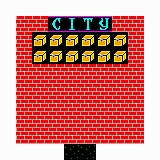

Below is a game level as drawn by its tile map, then a one-line description and the .tmx that defines it (tile-layer data replaced by summaries):
An orthogonal 10x10 tile map with 16x16 px tiles, 2 tile layers (floorLayer, cityLayer).

<map version="1.2" tiledversion="1.2.3" orientation="orthogonal" renderorder="right-down" width="10" height="10" tilewidth="16" tileheight="16" infinite="0" nextlayerid="3" nextobjectid="1">
 <tileset firstgid="1" name="ultima" tilewidth="16" tileheight="16" tilecount="256" columns="16">
  <image source="ultima.gif" width="256" height="256" />
  <tile id="4">
   <properties>
    <property name="grass" type="bool" value="true" />
   </properties>
  </tile>
  <tile id="60">
   <properties>
    <property name="chest" type="bool" value="true" />
   </properties>
  </tile>
  <tile id="72">
   <properties>
    <property name="walls" type="bool" value="true" />
   </properties>
  </tile>
 </tileset>
 <layer id="2" name="floorLayer" width="10" height="10">
  <data>[100 cells, 64 non-empty, 1 distinct tile ids]</data>
 </layer>
 <layer id="1" name="cityLayer" width="10" height="10">
  <data>[100 cells, 52 non-empty, 7 distinct tile ids]</data>
 </layer>
</map>
